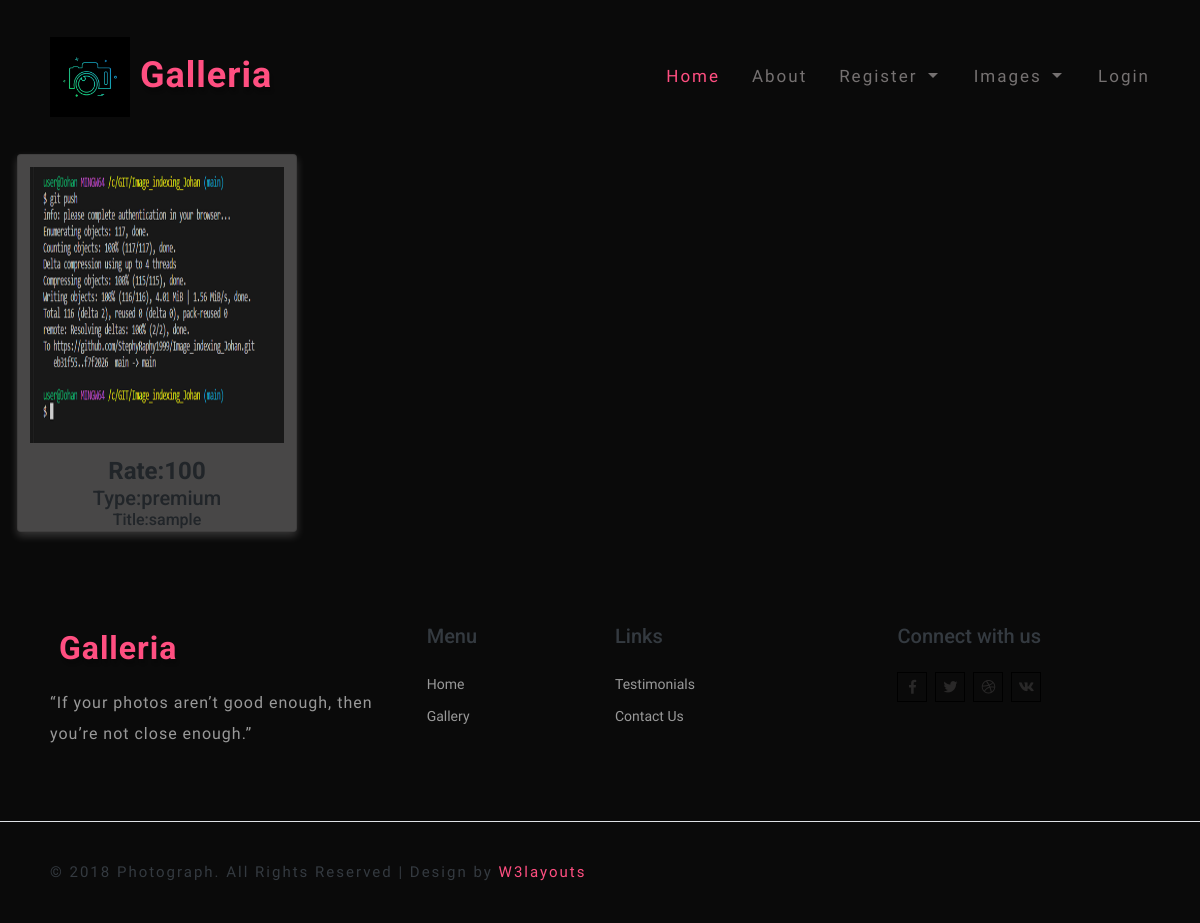
/view_image, run on an earlier commit of the app's database.
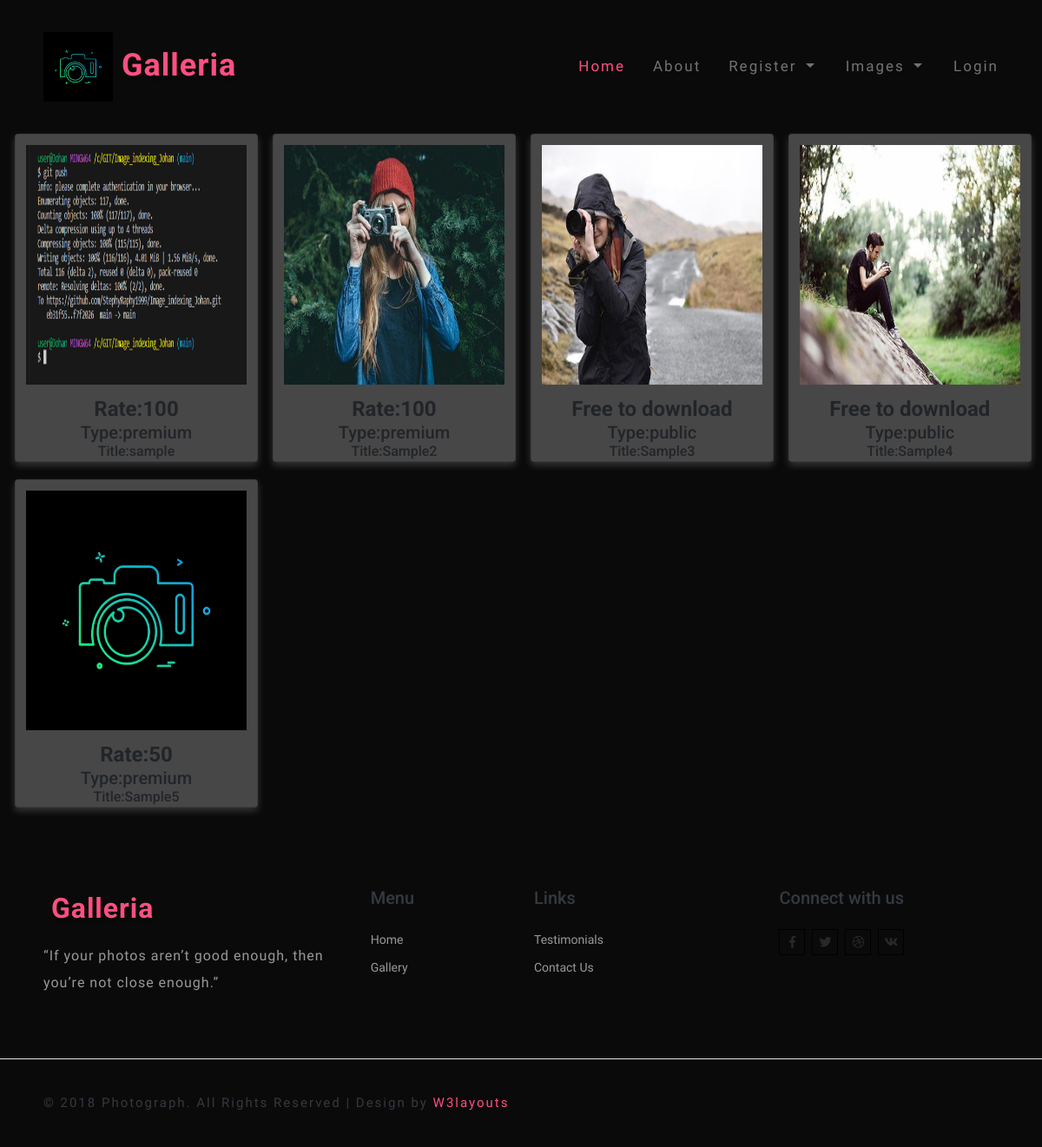
And on a later commit of the database.
### Image/models.py (models this page shows)
class image(db.Model, UserMixin):
    id=db.Column(db.Integer, primary_key=True)
    user_id = db.Column(db.Integer, ForeignKey('register.id'))
    uid= relationship('register',foreign_keys=[user_id])
    image=db.Column(db.String(80))
    title=db.Column(db.String(80))
    imgtype=db.Column(db.String(80))
    rate=db.Column(db.Integer)

### Image/routes.py (the view)
@login_required
@app.route('/view_image')
def view_image():
    a = image.query.all()
    return render_template("view_image.html",a=a)

### Image/templates/view_image.html (shortened to what this page needs)
{% extends 'layout.html' %}
{% block content %}
<!DOCTYPE html>
<html lang="en">
<head>
</head>
<body>
    <div class="main">
        {% for i in a %}
        <div class="card">
            <img src="../static/uploads/{{i.image}}" alt="Avatar" style="width:100%" class="gallery">
            <div class="container_img">
                {% if i.imgtype=="premium" %}
                <h4><b>Rate:{{i.rate}}</b></h4>
                {% else %}
                <h4><b>Free to download</b></h4>
                {% endif %}
                <h5>Type:{{i.imgtype}}</h5>
                <h6>Title:{{i.title}}</h6>
            </div>
        </div>
        {% endfor %}
    </div>
</body>
</html>
{% endblock %}

### Image/templates/layout.html (shortened to what this page needs)
<!DOCTYPE html>
<html lang="zxx">
<head>
	<link rel="stylesheet" href="../static/css/bootstrap.css">
	<link href="../static/css/pogo-slider.min.css" rel="stylesheet" type="text/css" media="all" />
	<link rel="stylesheet" href="../static/css/owl.theme.css" type="text/css" media="all">
	<link rel="stylesheet" href="../static/css/owl.carousel.css" type="text/css" media="screen" property="" />
	<link href="../static/css/prettyPhoto.css" rel="stylesheet" type="text/css" />
	<link rel="stylesheet" href="../static/css/style.css" type="text/css" media="all" />
	<link rel="stylesheet" href="../static/css/fontawesome-all.css">
</head>
<body>
	<header>
		<div class="main-top py-1">
			<nav class="navbar navbar-expand-lg navbar-light fixed-navi">
				<div class="container">
					<h1>
						<a class="navbar-brand font-weight-bold" href="index.html">
							<img src="../static/images/icon.png" alt="" class="img-fluid" height="80" width="80"> Galleria
						</a>
					</h1>
					<div class="collapse navbar-collapse text-center" id="navbarSupportedContent">
						<ul class="navbar-nav ml-lg-auto">
						  {% if session['ut'] == "admin" %}
							<li class="nav-item active mt-lg-0 mt-3">
								<a class="nav-link" href="/">Home
									<span class="sr-only">(current)</span>
								</a>
							</li>&nbsp;&nbsp;&nbsp;&nbsp;&nbsp;&nbsp;&nbsp;&nbsp;
							<li class="nav-item dropdown">
                                <a class="nav-link dropdown-toggle" href="#" id="navbarDropdown" role="button" data-toggle="dropdown"
                                    aria-haspopup="true" aria-expanded="false">
                                    Users
                                </a>
                                <div class="dropdown-menu" aria-labelledby="navbarDropdown">
                                    <a class="dropdown-item" href="/v_users">Users</a>
                                    <a class="nav-link dropdown-toggle" href="#" id="navbarDropdown" role="button" data-toggle="dropdown"
                                    aria-haspopup="true" aria-expanded="false">
                                    Contributors
                                </a>
                                    <div class="dropdown-menu" aria-labelledby="navbarDropdown">
                                    <a class="dropdown-item" href="/v_contributor ">Requests</a>
                                    <a class="dropdown-item" href="/va_contributor">Approved</a>
                                    <a class="dropdown-item" href="/vr_contributor">Rejected</a>
                                    </div>
                                </div>
                            </li>
							<li class="nav-item mx-lg-4 my-lg-0 my-3">
								<a class="nav-link" href="/v_comp">View Complaints</a>
							</li>
							<li class="nav-item mx-lg-4 my-lg-0 my-3">
								<a class="nav-link" href=" ">Image Bookings</a>
							</li>;&nbsp;
							<li class="nav-item">
								<a class="nav-link" href="/logout">Logout</a>
							</li>
							{% else %}
									<li class="nav-item active mt-lg-0 mt-3">
										<a class="nav-link" href="/">Home
										</a>
									</li>&nbsp;&nbsp;
									<li class="nav-item mx-lg-4 my-lg-0 my-3">
										<a class="nav-link scroll" href="#about">About</a>
									</li>&nbsp;&nbsp;
									<li class="nav-item dropdown">
										<a class="nav-link dropdown-toggle" href="#" id="navbarDropdown" role="button" data-toggle="dropdown"
											aria-haspopup="true" aria-expanded="false">
											Register
										</a>
									</li>  &nbsp;&nbsp;&nbsp;&nbsp;&nbsp;&nbsp;&nbsp;&nbsp;&nbsp;
									<li class="nav-item dropdown">
										<a class="nav-link dropdown-toggle" href="#" id="navbarDropdown" role="button" data-toggle="dropdown"
											aria-haspopup="true" aria-expanded="false">
											Images
										</a>
									</li>&nbsp;&nbsp;&nbsp;&nbsp;&nbsp;&nbsp;&nbsp;&nbsp;&nbsp;
									<li class="nav-item">
										<a class="nav-link" href="/login">Login</a>
									</li>
							{% endif %}
						</ul>
					</div>
				</div>
			</nav>
		</div>
	</header>
    {% block content %}
    {% endblock %}
	<footer>
		<div class="w3ls-footer-grids py-sm-4 py-3">
			<div class="container py-xl-5 py-lg-3">
				<div class="row">
					<div class="col-md-4 w3l-footer pr-4">
						<h2>
							<a class="navbar-brand font-weight-bold logo2" href="index.html">
								<img src="../static/images/logo2.png" alt="" class="img-fluid"> Galleria
							</a>
						</h2>
						<p class="mt-3">“If your photos aren’t good enough, then you’re not close enough.”</p>
					</div>
					<div class="col-md-2 w3l-footer my-md-0 my-4">
						<h5 class="text-dark footer-links mb-4">Menu</h5>
						<ul class="list-unstyled">
							<li>
								<a href="index.html" class="scroll">Home</a>
							</li>
							<li class="mt-2">
								<a href="#gallery" class="scroll">Gallery</a>
							</li>
						</ul>
					</div>
					<div class="col-md-3 w3l-footer mb-md-0 mb-4">
						<h5 class="text-dark footer-links mb-4">Links</h5>
						<ul class="list-unstyled">
							<li class="mt-2">
								<a href="#testimonials" class="scroll">Testimonials</a>
							</li>
							<li class="mt-2">
								<a href="#contact" class="scroll">Contact Us</a>
							</li>
						</ul>
					</div>
					<div class="col-md-3 w3l-footer footer-social-agile">
						<h5 class="text-dark footer-links mb-4">Connect with us</h5>
						<ul class="list-unstyled">
							<li>
								<a href="#">
									<i class="fab fa-facebook-f"></i>
								</a>
							</li>
							<li class="mx-1">
								<a href="#">
									<i class="fab fa-twitter"></i>
								</a>
							</li>
							<li>
								<a href="#">
									<i class="fab fa-dribbble"></i>
								</a>
							</li>
							<li class="ml-1">
								<a href="#">
									<i class="fab fa-vk"></i>
								</a>
							</li>
						</ul>
					</div>
				</div>
			</div>
		</div>
	</footer>
	<div class="copy-right-w3ls py-3 border-top">
		<div class="container">
			<p class="copy-right-grids text-dark">© 2018 Photograph. All Rights Reserved | Design by
				<a href="https://w3layouts.com/" target="_blank">W3layouts</a>
			</p>
		</div>
	</div>
</body>
</html>

### Image/static/css/style.css (style rules this page uses)
body { padding: 0; margin: 0; background: #0a0a0a; font-family: 'Hind', sans-serif; }
body a { transition: 0.5s all; -webkit-transition: 0.5s all; -moz-transition: 0.5s all; -o-transition: 0.5s all; -ms-transition: 0.5s all; text-decoration: none; }
h1, h2, h3, h4, h5, h6 { margin: 0; padding: 0; font-family: 'Roboto', sans-serif; }
p { margin: 0; padding: 0; font-size: 16px; letter-spacing: 1px; line-height: 1.9; color: #999; font-family: 'Hind', sans-serif; }
ul, ol { margin: 0; padding: 0; }
a.navbar-brand { font-size: 36px; letter-spacing: 1px; color: #ff4f81; text-shadow: 2px 5px 3px rgba(0, 0, 0, 0.18); }
.navbar-light .navbar-brand, .navbar-light .navbar-brand:hover, .navbar-light .navbar-brand:focus { color: #ff4f81; }
.navbar-light .navbar-nav .nav-link { padding: 0; color: #757171; font-size: 17px; letter-spacing: 2px; font-weight: 500; }
.navbar-light .navbar-nav .show>.nav-link, .navbar-light .navbar-nav .active>.nav-link, .navbar-light .navbar-nav .nav-link.show, .navbar-light .navbar-nav .nav-link.active, .navbar-light .navbar-nav .nav-link:hover, .navbar-light .navbar-nav .nav-link:focus { color: #ff4f81; }
nav.fixed-navi ul { list-style: none; margin: 0; padding: 0; }
nav.fixed-navi ul li { float: left; }
a.navbar-brand.logo2 { font-size: 32px; }
.w3l-footer ul li a { color: #999; font-size: 14px; }
.footer-social-agile ul li, .payment-w3lsmk ul li { display: inline-block; }
.footer-social-agile ul li a i { height: 30px; width: 30px; line-height: 29px; background: none; color: #292828; border: 1px solid #000; text-align: center; transition: 0.5s all; -webkit-transition: 0.5s all; -moz-transition: 0.5s all; -o-transition: 0.5s all; -ms-transition: 0.5s all; }
p.copy-right-grids { letter-spacing: 2px; font-size: 15px; }
p.copy-right-grids a { color: #ff4f81; }
.container { padding: 20px; }

### Image/templates/view_image.html (style rules this page uses)
.main { display: flex; flex-wrap: wrap; }
.card { box-shadow: 0 4px 8px 0 rgba(233, 228, 228, 0.2); background: rgb(72, 71, 71); margin: 0 0 20px 17px; flex: 0 0 calc(24.33% - 12px); }
.container_img { padding: 2px 16px; text-align: center; }
.gallery { padding: 12px; width: 100px; height: 300px; }
a { color: aliceblue; }

What changed in the data, as far as the page shows it:
added image: image (picture), rate "100", imgtype "premium", title "Sample2"
added image: image (picture), shows "Free to download", imgtype "public", title "Sample3"
added image: image (picture), shows "Free to download", imgtype "public", title "Sample4"
added image: image (picture), rate "50", imgtype "premium", title "Sample5"
